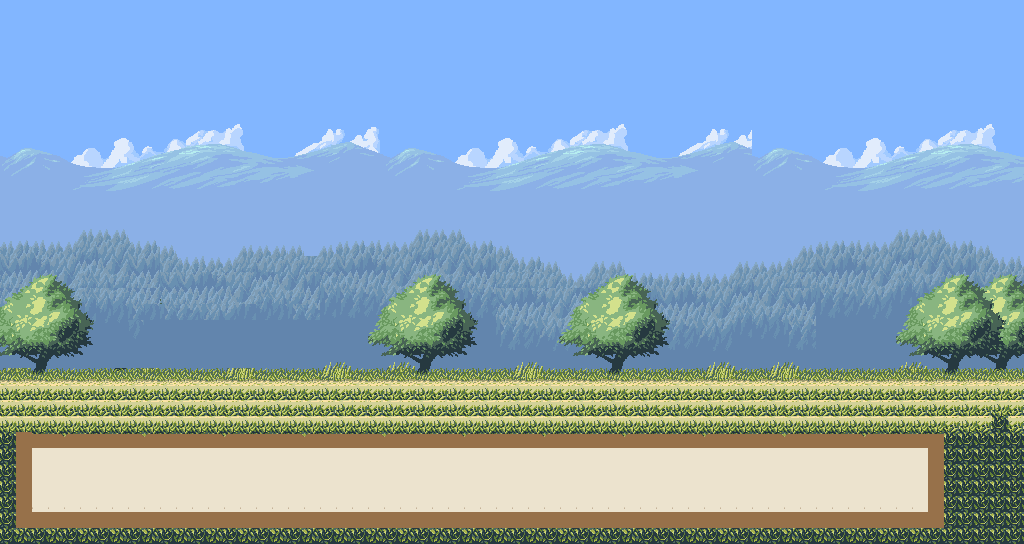

A level layout from a 2D game, rendered from its tile map. Below: a short description, then the map file with tile-grid data replaced by summaries:
An orthogonal 64x34 tile map with 16x16 px tiles, 7 tile layers (nebo, mountain, back, tree, ...), 1 hidden layer not drawn, 5 tilesets.

<map version="1.4" tiledversion="1.4.3" orientation="orthogonal" renderorder="right-down" width="64" height="34" tilewidth="16" tileheight="16" infinite="0" nextlayerid="12" nextobjectid="1">
 <editorsettings>
  <export target="Norm..tmx" format="tmx" />
 </editorsettings>
 <tileset firstgid="1" source="nebo.tsx" />
 <tileset firstgid="337" source="back.tsx" />
 <tileset firstgid="477" source="treeNorm.tsx" />
 <tileset firstgid="813" source="panel.tsx" />
 <tileset firstgid="1837" source="brown.tsx" />
 <layer id="1" name="nebo" width="64" height="34">
  <data>[2176 cells, 1311 non-empty, 64 distinct tile ids]</data>
 </layer>
 <layer id="4" name="mountain" width="64" height="34">
  <data>[2176 cells, 832 non-empty, 312 distinct tile ids]</data>
 </layer>
 <layer id="5" name="back" width="64" height="34">
  <data>[2176 cells, 656 non-empty, 90 distinct tile ids]</data>
 </layer>
 <layer id="6" name="tree" width="64" height="34">
  <data>[2176 cells, 576 non-empty, 216 distinct tile ids]</data>
 </layer>
 <layer id="7" name="newTree" width="64" height="34">
  <data>[2176 cells, 732 non-empty, 129 distinct tile ids]</data>
 </layer>
 <layer id="8" name="panel" width="64" height="34">
  <data>[2176 cells, 504 non-empty, 131 distinct tile ids]</data>
 </layer>
 <layer id="9" name="new" width="64" height="34">
  <data>[2176 cells, 48 non-empty, 48 distinct tile ids]</data>
 </layer>
 <layer id="11" name="plosh" width="64" height="34" visible="0">
  <data>[2176 cells, 44 non-empty, 24 distinct tile ids]</data>
 </layer>
</map>
